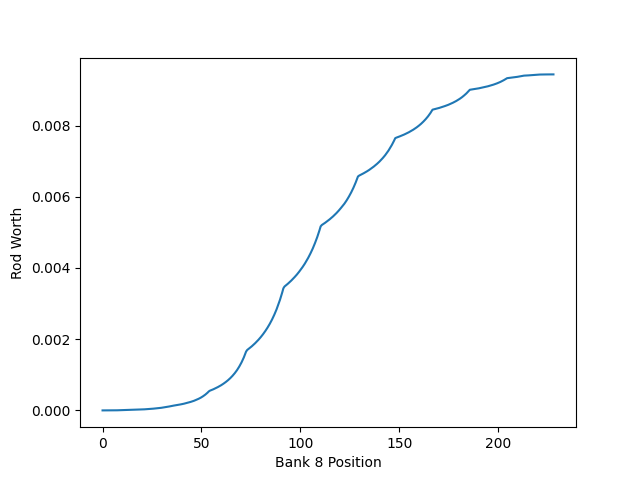

Recreate this plot in Python.
import re
import numpy as np
import pandas as pd
import subprocess
import matplotlib.pyplot as plt

bank_pos = np.linspace(0, 228, 400)
k_eff = []

for step in bank_pos:
    f = open("C1.inp", "w")

    for line in open("./C1B1b1.inp"):
        match = re.search("bank8", line)

        if match:
            line = re.sub("bank8", str(step), line)

        f.write(line)

    f.close()

    subprocess.run("[PLACE PATH TO PARCS] C1.inp", shell=True)

    for line in open("./C1.parcs_out"):
        match = re.search("K-Effective:\\s+\\d+.\\d+", line)

        if match:
            k_eff.append(float(re.findall(r"\\d+.\\d+", match.group(0))[0]))

k_eff = np.array(k_eff)

rod_worth = (k_eff - 1) / k_eff

plt.plot(bank_pos, rod_worth)
plt.xlabel("Bank 8 Position")
plt.ylabel("Rod Worth")
plt.savefig("rod_worth.png")

df = pd.DataFrame({"bank8_pos": bank_pos, "rod_worth": rod_worth})
df.to_csv("rod_worth.csv", index=False)
